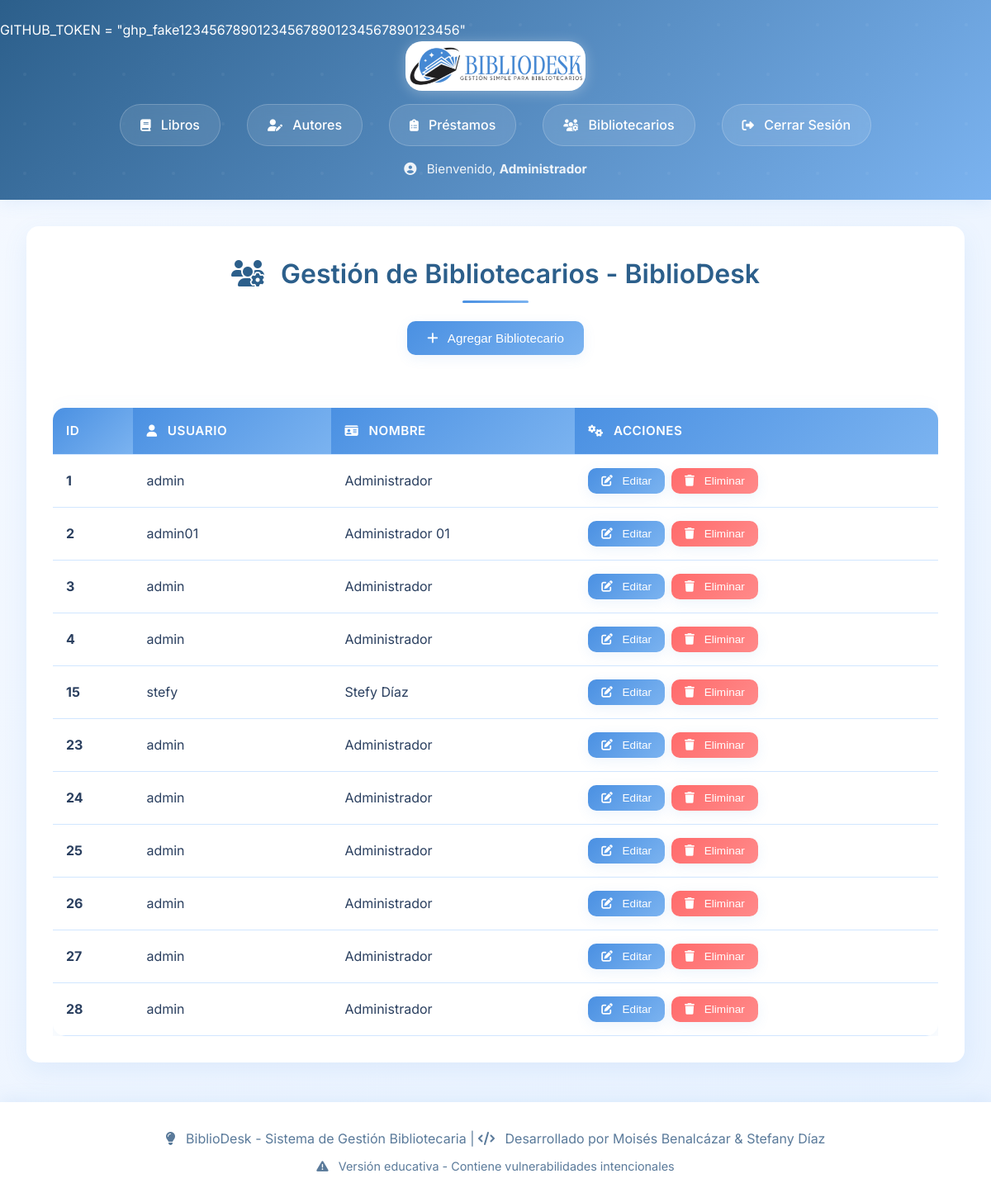
/bibliotecarios (signed in), run on an earlier commit of the app's database.
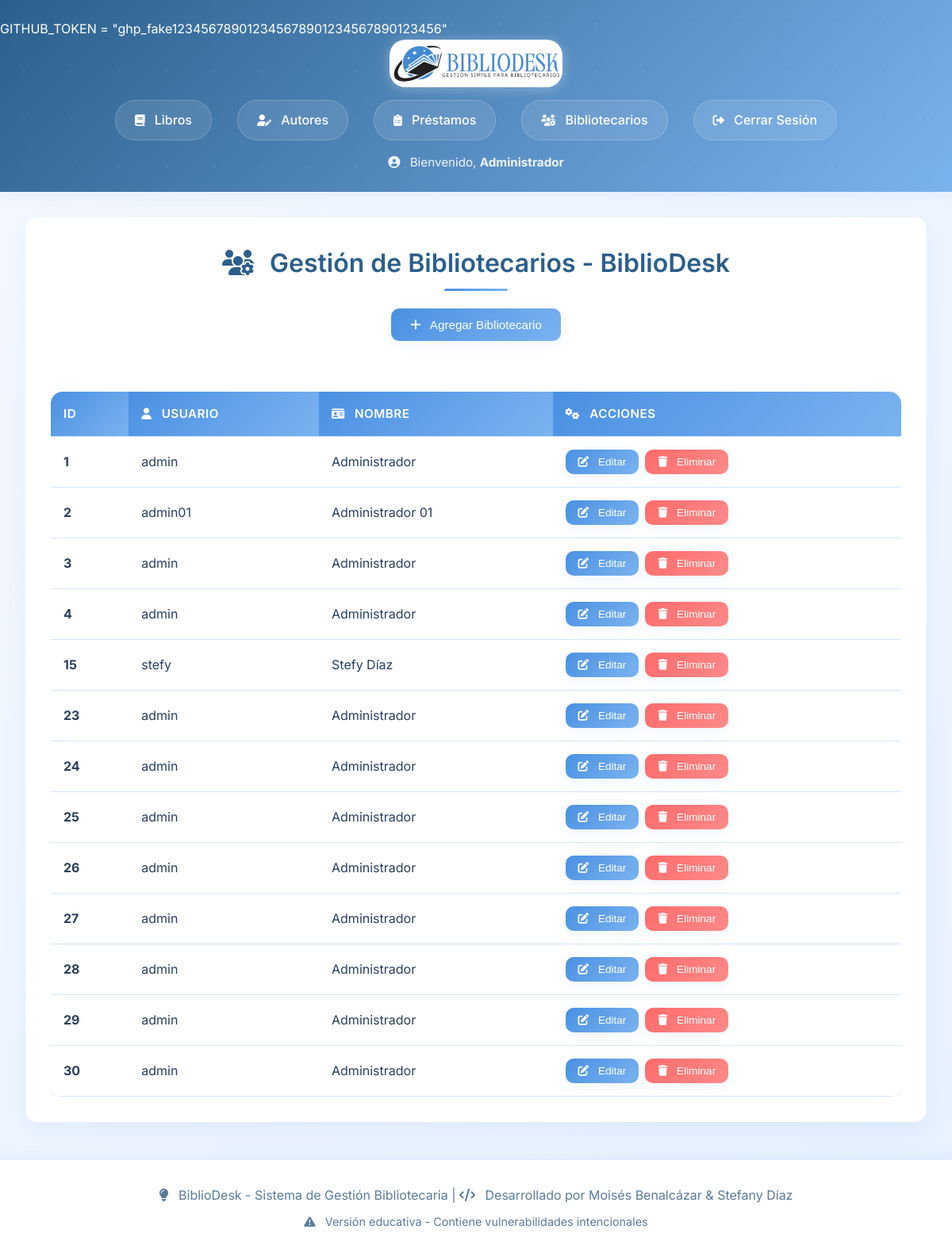
And on a later commit of the database.
### tables this page shows
CREATE TABLE bibliotecarios (
        id INTEGER PRIMARY KEY AUTOINCREMENT,
        username TEXT NOT NULL,
        password TEXT NOT NULL,  -- Vulnerabilidad: Contraseña en texto plano
        name TEXT NOT NULL
    );

### app.py (the view, shortened to what this page needs)
@app.route('/bibliotecarios', methods=['GET', 'POST'])
def bibliotecarios():
    if not session.get('logged_in'):
        return redirect(url_for('login'))
    bibliotecarios = database.get_bibliotecarios()
    return render_template('bibliotecarios.html', bibliotecarios=bibliotecarios)

### database.py (called while the page is built)
def get_bibliotecarios():
    conn = sqlite3.connect('library.db')
    c = conn.cursor()
    c.execute('SELECT * FROM bibliotecarios')
    bibliotecarios = c.fetchall()
    conn.close()
    return bibliotecarios

### templates/bibliotecarios.html (shortened to what this page needs)
{% extends "base.html" %}
{% block content %}
<div class="container">
    <div class="card">
        <h2><i class="fas fa-users-cog"></i> Gestión de Bibliotecarios - BiblioDesk</h2>
        <div style="text-align: center; margin-bottom: 2rem;">
            <button class="btn-primary" onclick="openModal('addBibliotecarioModal')">
                <i class="fas fa-plus"></i> Agregar Bibliotecario
            </button>
        </div>
        <div style="overflow-x: auto;">
            <table>
                <thead>
                    <tr>
                        <th>ID</th>
                        <th><i class="fas fa-user"></i> Usuario</th>
                        <th><i class="fas fa-id-card"></i> Nombre</th>
                        <th><i class="fas fa-cogs"></i> Acciones</th>
                    </tr>
                </thead>
                <tbody>
                    {% for bibliotecario in bibliotecarios %}
                    <tr>
                        <td><strong>{{ bibliotecario[0] }}</strong></td>
                        <td>{{ bibliotecario[1] }}</td>
                        <td>{{ bibliotecario[3] }}</td>
                        <td>
                            <div class="action-buttons">
                                <button class="btn-primary" onclick="openEditModal('{{ bibliotecario[0] }}', '{{ bibliotecario[1] }}', '{{ bibliotecario[3] }}')">
                                    <i class="fas fa-edit"></i> Editar
                                </button>
                                <form method="POST" style="display:inline;">
                                    <button type="submit" name="delete" class="btn-danger" onclick="return confirm('¿Estás seguro de que deseas eliminar este bibliotecario?')">
                                        <i class="fas fa-trash"></i> Eliminar
                                    </button>
                                </form>
                            </div>
                        </td>
                    </tr>
                    {% endfor %}
                </tbody>
            </table>
        </div>
    </div>
</div>
{% endblock %}

### templates/base.html (shortened to what this page needs)
<!DOCTYPE html>
<html lang="es">
<head>
    <link rel="stylesheet" href="https://cdnjs.cloudflare.com/ajax/libs/font-awesome/6.7.1/css/all.min.css" />
    <link rel="stylesheet" href="{{ url_for('static', filename='style.css') }}">
</head>
<body>
    <header>
        GITHUB_TOKEN = "ghp_fake123456789012345678901234567890123456"
        <div class="header-content">
            <div class="logo-section">
                <img src="{{ url_for('static', filename='img/logo.png') }}" alt="BiblioDesk Logo" class="logo">
            </div>
            {% if session.logged_in %}
            <nav>
                <a href="{{ url_for('books') }}"><i class="fas fa-book"></i> Libros</a>
                <a href="{{ url_for('authors') }}"><i class="fas fa-user-edit"></i> Autores</a>
                <a href="{{ url_for('loans') }}"><i class="fas fa-clipboard-list"></i> Préstamos</a>
                <a href="{{ url_for('bibliotecarios') }}"><i class="fas fa-users-cog"></i> Bibliotecarios</a>
                <a href="{{ url_for('logout') }}"><i class="fas fa-sign-out-alt"></i> Cerrar Sesión</a>
            </nav>
            <p style="text-align: center; margin-top: 1rem; opacity: 0.9; font-size: 0.95rem;">
                <i class="fas fa-user-circle"></i> Bienvenido, <strong>{{ session.name or session.username }}</strong>
            </p>
            {% endif %}
        </div>
    </header>
    <main>
        {% block content %}
        {% endblock %}
    </main>
    {% if session.logged_in %}
    <footer style="text-align: center; padding: 2rem; color: var(--text-light); background: var(--white); margin-top: 3rem; box-shadow: 0 -4px 20px var(--shadow);">
        <p><i class="fas fa-lightbulb"></i> BiblioDesk - Sistema de Gestión Bibliotecaria | <i class="fas fa-code"></i> Desarrollado por Moisés Benalcázar & Stefany Díaz</p>
        <p style="font-size: 0.9rem; margin-top: 0.5rem;"><i class="fas fa-exclamation-triangle"></i> Versión educativa - Contiene vulnerabilidades intencionales</p>
    </footer>
    {% endif %}
</body>
</html>

### static/style.css (style rules this page uses)
:root { --primary-blue: #4A90E2; --primary-light: #7BB3F0; --secondary-blue: #B8D4F1; --accent-blue: #2C5F8B; --light-blue: #E8F2FF; --background: #F5F9FF; --white: #FFFFFF; --text-dark: #2A3F5F; --text-light: #5A7A9A; --border-light: #D1E6FF; --success: #4ECDC4; --warning: #FFD93D; --danger: #FF6B6B; --shadow: rgba(74, 144, 226, 0.1); --shadow-hover: rgba(74, 144, 226, 0.2); }
* { margin: 0; padding: 0; box-sizing: border-box; }
body { font-family: 'Inter', sans-serif; background: linear-gradient(135deg, var(--background) 0%, var(--light-blue) 100%); min-height: 100vh; color: var(--text-dark); line-height: 1.6; }
header { background: linear-gradient(135deg, var(--accent-blue) 0%, var(--primary-light) 100%); color: var(--white); padding: 1.5rem 0; box-shadow: 0 4px 20px var(--shadow); position: relative; overflow: hidden; }
header::before { content: ''; position: absolute; top: 0; left: 0; right: 0; bottom: 0; animation: float 20s ease-in-out infinite; }
header img { background-color: white; border-radius: 20px; }
.logo-section { display: flex; align-items: center; justify-content: center; margin-bottom: 1rem; gap: 1rem; }
.logo { height: 60px; width: auto; filter: drop-shadow(0 2px 8px rgba(255, 255, 255, 0.3)); transition: all 0.3s ease; }
nav { display: flex; justify-content: center; flex-wrap: wrap; gap: 2rem; position: relative; z-index: 1; }
nav a { color: var(--white); text-decoration: none; padding: 0.75rem 1.5rem; border-radius: 25px; transition: all 0.3s ease; font-weight: 500; background: rgba(255, 255, 255, 0.1); backdrop-filter: blur(10px); border: 1px solid rgba(255, 255, 255, 0.2); }
.container { max-width: 1200px; margin: 2rem auto; padding: 0 2rem; }
h2 { color: var(--accent-blue); font-size: 2rem; font-weight: 600; margin-bottom: 2rem; text-align: center; position: relative; }
h2::after { content: ''; position: absolute; bottom: -10px; left: 50%; transform: translateX(-50%); width: 80px; height: 3px; background: linear-gradient(90deg, var(--primary-blue), var(--primary-light)); border-radius: 2px; }
button { background: linear-gradient(135deg, var(--primary-blue) 0%, var(--primary-light) 100%); color: var(--white); border: none; padding: 0.75rem 1.5rem; cursor: pointer; border-radius: 10px; font-weight: 500; font-size: 0.95rem; transition: all 0.3s ease; box-shadow: 0 4px 15px var(--shadow); position: relative; overflow: hidden; }
table { width: 100%; border-collapse: separate; border-spacing: 0; margin-top: 2rem; background: var(--white); border-radius: 15px; overflow: hidden; box-shadow: 0 10px 30px var(--shadow); }
th, td { padding: 1rem; text-align: left; border-bottom: 1px solid var(--border-light); }
th { background: linear-gradient(135deg, var(--primary-blue) 0%, var(--primary-light) 100%); color: var(--white); font-weight: 600; font-size: 0.95rem; text-transform: uppercase; letter-spacing: 0.5px; }
form { display: flex; flex-direction: column; gap: 1.5rem; max-width: 500px; background: var(--white); padding: 2rem; border-radius: 15px; box-shadow: 0 10px 30px var(--shadow); }
.card { background: var(--white); border-radius: 15px; padding: 2rem; box-shadow: 0 10px 30px var(--shadow); margin-bottom: 2rem; transition: all 0.3s ease; }
.action-buttons { display: flex; gap: 0.5rem; align-items: center; }
.action-buttons button { padding: 0.5rem 1rem; font-size: 0.85rem; min-width: auto; }
.action-buttons form { display: inline; margin: 0; padding: 0; background: none; box-shadow: none; gap: 0; }
.btn-primary { background: linear-gradient(135deg, var(--primary-blue) 0%, var(--primary-light) 100%); }
.btn-danger { background: linear-gradient(135deg, var(--danger) 0%, #ff8a8a 100%); }
.fas, .far, .fab { margin-right: 0.5rem; }
h1 .fas, h2 .fas, h3 .fas { margin-right: 0.75rem; color: inherit; }
button .fas { margin-right: 0.5rem; }
nav a .fas { margin-right: 0.5rem; font-size: 0.9rem; }
th .fas { margin-right: 0.5rem; font-size: 0.9rem; }

What changed in the data, as far as the page shows it:
added bibliotecarios: id "29", username "admin", name "Administrador"
added bibliotecarios: id "30", username "admin", name "Administrador"
